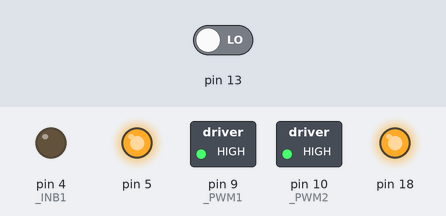
A sketch run on a simulated Arduino Uno, built with avr-gcc and run on an emulated ATmega328P. Shown: switched loads named in the sketch (green lamp = pin HIGH), output pins drawn as LEDs (lit = HIGH). The inputs (shaded band) are chosen by the test bench; at power-on: pin 13 LOW. Pins used as bus, display or sensor lines are not drawn; what the sketch prints to the serial monitor is not drawn. At 0.0 s the program stops and its outputs stay as they are.

Above: at 0.1 s.
Timing chart, 0 to 1.5 s (numbered marks = the images above):
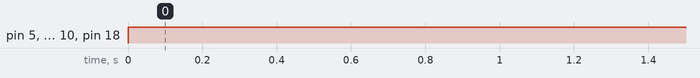

The sketch:

digitalReadTest.ino
```cpp
#include "DualVNH5019MotorShield.h"

DualVNH5019MotorShield md(21,24,26,A0,4,5,6,A1);
DualVNH5019MotorShield md2(14,15,16,A2,17,18,19,A3);
int val = 0;

void stopIfFault()
{
  if (md.getM1Fault())
  {
    Serial.println("M1 fault");
    while(1);
  }
  if (md.getM2Fault())
  {
    Serial.println("M2 fault");
    while(1);
  }
    if (md2.getM1Fault())
  {
    Serial.println("M3 fault");
    while(1);
  }
  if (md2.getM2Fault())
  {
    Serial.println("M4 fault");
    while(1);
  }
}
void setup() {
  Serial.begin(115200);
  pinMode(13, INPUT);
  md.init();
  md2.init();
}

void loop() {
  val = digitalRead(13);
  Serial.println(val);
  if(val == 1){
    md.setM1Speed(400); // M1
    md.setM2Speed(400); // M2
    md2.setM1Speed(400); // M3
    md2.setM2Speed(400); // M4
    stopIfFault();
  } else {
    md.setM1Speed(-400); // M1
    md.setM2Speed(-400); // M2
    md2.setM1Speed(-400); // M3
    md2.setM2Speed(-400); // M4
    stopIfFault();
  }
}
```

DualVNH5019MotorShield.cpp
```cpp
#include "DualVNH5019MotorShield.h"

// Constructors ////////////////////////////////////////////////////////////////

DualVNH5019MotorShield::DualVNH5019MotorShield()
{
  //Pin map
  _INA1 = 2;
  _INB1 = 4;
  _EN1DIAG1 = 6;
  _CS1 = A0;
  _INA2 = 7;
  _INB2 = 8;
  _EN2DIAG2 = 12;
  _CS2 = A1;
}

DualVNH5019MotorShield::DualVNH5019MotorShield(unsigned char INA1, unsigned char INB1, unsigned char EN1DIAG1, unsigned char CS1,
                                               unsigned char INA2, unsigned char INB2, unsigned char EN2DIAG2, unsigned char CS2)
{
  //Pin map
  //PWM1 and PWM2 cannot be remapped because the library assumes PWM is on timer1
  _INA1 = INA1;
  _INB1 = INB1;
  _EN1DIAG1 = EN1DIAG1;
  _CS1 = CS1;
  _INA2 = INA2;
  _INB2 = INB2;
  _EN2DIAG2 = EN2DIAG2;
  _CS2 = CS2;
}

// Public Methods //////////////////////////////////////////////////////////////
void DualVNH5019MotorShield::init()
{
// Define pinMode for the pins and set the frequency for timer1.

  pinMode(_INA1,OUTPUT);
  pinMode(_INB1,OUTPUT);
  pinMode(_PWM1,OUTPUT);
  pinMode(_EN1DIAG1,INPUT);
  pinMode(_CS1,INPUT);
  pinMode(_INA2,OUTPUT);
  pinMode(_INB2,OUTPUT);
  pinMode(_PWM2,OUTPUT);
  pinMode(_EN2DIAG2,INPUT);
  pinMode(_CS2,INPUT);
  #if defined(__AVR_ATmega168__)|| defined(__AVR_ATmega328P__) || defined(__AVR_ATmega32U4__)
  // Timer 1 configuration
  // prescaler: clockI/O / 1
  // outputs enabled
  // phase-correct PWM
  // top of 400
  //
  // PWM frequency calculation
  // 16MHz / 1 (prescaler) / 2 (phase-correct) / 400 (top) = 20kHz
  TCCR1A = 0b10100000;
  TCCR1B = 0b00010001;
  ICR1 = 400;
  #endif
}
// Set speed for motor 1, speed is a number betwenn -400 and 400
void DualVNH5019MotorShield::setM1Speed(int speed)
{
  unsigned char reverse = 0;

  if (speed < 0)
  {
    speed = -speed;  // Make speed a positive quantity
    reverse = 1;  // Preserve the direction
  }
  if (speed > 400)  // Max PWM dutycycle
    speed = 400;
  #if defined(__AVR_ATmega168__)|| defined(__AVR_ATmega328P__) || defined(__AVR_ATmega32U4__)
  OCR1A = speed;
  #else
  analogWrite(_PWM1,speed * 51 / 80); // default to using analogWrite, mapping 400 to 255
  #endif
  if (speed == 0)
  {
    digitalWrite(_INA1,LOW);   // Make the motor coast no
    digitalWrite(_INB1,LOW);   // matter which direction it is spinning.
  }
  else if (reverse)
  {
    digitalWrite(_INA1,LOW);
    digitalWrite(_INB1,HIGH);
  }
  else
  {
    digitalWrite(_INA1,HIGH);
    digitalWrite(_INB1,LOW);
  }
}

// Set speed for motor 2, speed is a number betwenn -400 and 400
void DualVNH5019MotorShield::setM2Speed(int speed)
{
  unsigned char reverse = 0;

  if (speed < 0)
  {
    speed = -speed;  // make speed a positive quantity
    reverse = 1;  // preserve the direction
  }
  if (speed > 400)  // Max
    speed = 400;
  #if defined(__AVR_ATmega168__)|| defined(__AVR_ATmega328P__) || defined(__AVR_ATmega32U4__)
  OCR1B = speed;
  #else
  analogWrite(_PWM2,speed * 51 / 80); // default to using analogWrite, mapping 400 to 255
  #endif
  if (speed == 0)
  {
    digitalWrite(_INA2,LOW);   // Make the motor coast no
    digitalWrite(_INB2,LOW);   // matter which direction it is spinning.
  }
  else if (reverse)
  {
    digitalWrite(_INA2,LOW);
    digitalWrite(_INB2,HIGH);
  }
  else
  {
    digitalWrite(_INA2,HIGH);
    digitalWrite(_INB2,LOW);
  }
}

// Set speed for motor 1 and 2
void DualVNH5019MotorShield::setSpeeds(int m1Speed, int m2Speed)
{
  setM1Speed(m1Speed);
  setM2Speed(m2Speed);
}

// Brake motor 1, brake is a number between 0 and 400
void DualVNH5019MotorShield::setM1Brake(int brake)
{
  // normalize brake
  if (brake < 0)
  {
    brake = -brake;
  }
  if (brake > 400)  // Max brake
    brake = 400;
  digitalWrite(_INA1, LOW);
  digitalWrite(_INB1, LOW);
  #if defined(__AVR_ATmega168__)|| defined(__AVR_ATmega328P__) || defined(__AVR_ATmega32U4__)
  OCR1A = brake;
  #else
  analogWrite(_PWM1,brake * 51 / 80); // default to using analogWrite, mapping 400 to 255
  #endif
}

// Brake motor 2, brake is a number between 0 and 400
void DualVNH5019MotorShield::setM2Brake(int brake)
{
  // normalize brake
  if (brake < 0)
  {
    brake = -brake;
  }
  if (brake > 400)  // Max brake
    brake = 400;
  digitalWrite(_INA2, LOW);
  digitalWrite(_INB2, LOW);
  #if defined(__AVR_ATmega168__)|| defined(__AVR_ATmega328P__) || defined(__AVR_ATmega32U4__)
  OCR1B = brake;
  #else
  analogWrite(_PWM2,brake * 51 / 80); // default to using analogWrite, mapping 400 to 255
  #endif
}

// Brake motor 1 and 2, brake is a number between 0 and 400
void DualVNH5019MotorShield::setBrakes(int m1Brake, int m2Brake)
{
  setM1Brake(m1Brake);
  setM2Brake(m2Brake);
}

// Return motor 1 current value in milliamps.
unsigned int DualVNH5019MotorShield::getM1CurrentMilliamps()
{
  // 5V / 1024 ADC counts / 144 mV per A = 34 mA per count
  return analogRead(_CS1) * 34;
}

// Return motor 2 current value in milliamps.
unsigned int DualVNH5019MotorShield::getM2CurrentMilliamps()
{
  // 5V / 1024 ADC counts / 144 mV per A = 34 mA per count
  return analogRead(_CS2) * 34;
}

// Return error status for motor 1
unsigned char DualVNH5019MotorShield::getM1Fault()
{
  return !digitalRead(_EN1DIAG1);
}

// Return error status for motor 2
unsigned char DualVNH5019MotorShield::getM2Fault()
{
  return !digitalRead(_EN2DIAG2);
}
```

DualVNH5019MotorShield.h
```cpp
#ifndef DualVNH5019MotorShield_h
#define DualVNH5019MotorShield_h

#include <Arduino.h>

class DualVNH5019MotorShield
{
  public:
    // CONSTRUCTORS
    DualVNH5019MotorShield(); // Default pin selection.
    DualVNH5019MotorShield(unsigned char INA1, unsigned char INB1, unsigned char EN1DIAG1, unsigned char CS1,
                           unsigned char INA2, unsigned char INB2, unsigned char EN2DIAG2, unsigned char CS2); // User-defined pin selection.

    // PUBLIC METHODS
    void init(); // Initialize TIMER 1, set the PWM to 20kHZ.
    void setM1Speed(int speed); // Set speed for M1.
    void setM2Speed(int speed); // Set speed for M2.
    void setSpeeds(int m1Speed, int m2Speed); // Set speed for both M1 and M2.
    void setM1Brake(int brake); // Brake M1.
    void setM2Brake(int brake); // Brake M2.
    void setBrakes(int m1Brake, int m2Brake); // Brake both M1 and M2.
    unsigned int getM1CurrentMilliamps(); // Get current reading for M1.
    unsigned int getM2CurrentMilliamps(); // Get current reading for M2.
    unsigned char getM1Fault(); // Get fault reading from M1.
    unsigned char getM2Fault(); // Get fault reading from M2.

  private:
    unsigned char _INA1;
    unsigned char _INB1;
    static const unsigned char _PWM1 = 9;
    unsigned char _EN1DIAG1;
    unsigned char _CS1;
    unsigned char _INA2;
    unsigned char _INB2;
    static const unsigned char _PWM2 = 10;
    unsigned char _EN2DIAG2;
    unsigned char _CS2;

};

#endif
```

Measured:
- by itself, pin 5, pin 9 (_PWM1), pin 10 (_PWM2), pin 18: LOW → HIGH at 0.00 s
